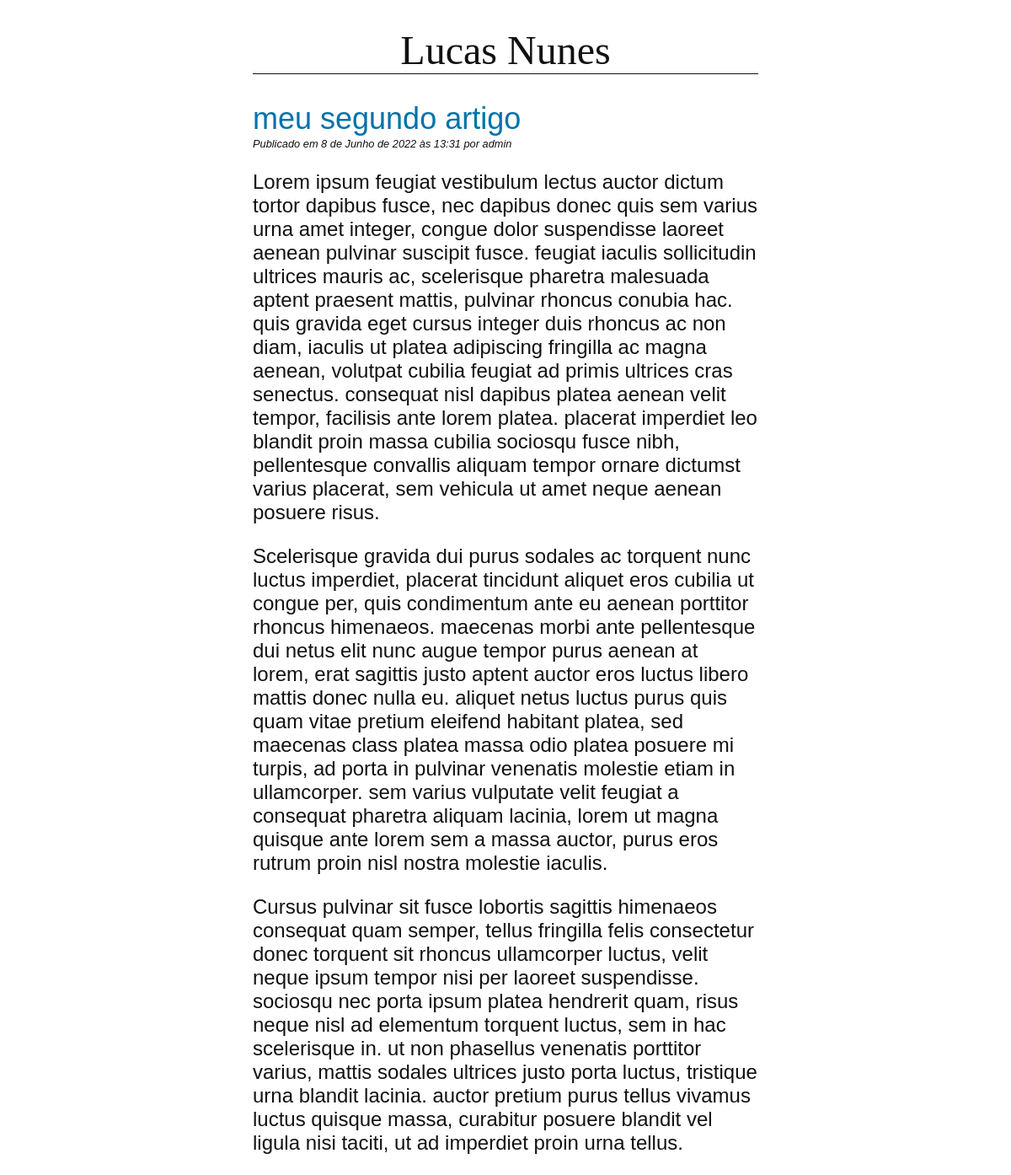
/blog/meu-segundo-artigo/, run on the app's committed database.
### blog/models.py (models this page shows, shortened)
class Post(models.Model):
    title = models.CharField(max_length=255)
    slug = models.SlugField(max_length=255, unique=True)
    author = models.ForeignKey(User, on_delete=models.CASCADE) # 'on_delete=models.CASCADE' -> faz com que o post seja deletado caso o usuário seja deletado
    body = models.TextField() # campo ideal para o corpo do post, pois não tem um tamanho máximo
    created = models.DateTimeField(auto_now_add=True) # 'auto_now_add=True' add automaticamente a data e hora da criacao do artigo
    updated = models.DateTimeField(auto_now=True) # 'auto_now=True' atualiza o campo a cada atualização
    class Meta:
        ordering = ("-created",)

### blog/views.py (the view)
class PostDetailView(DetailView):
    model = Post

### blog/templates/blog/post_detail.html (shortened to what this page needs)
{% extends "blog/base.html" %}
{% block content %}
    <h2>{{ post.title }}</h2>
    <p class="date">
        Publicado em {{ post.created }} por {{ post.author }}
    </p>
    {{ post.body|linebreaks }}
{% endblock %}

### blog/static/css/blog.css (style rules this page uses)
body { margin: 0 25%; font-family: sans-serif; font-size: 1.5rem; color: #111111; }
h2 { color: #0072aa; font-weight: normal; margin-bottom: 1px; }
p.date { font-size: 0.8rem; font-style: italic; margin-top: 1px; }

### data on the page
Post: title "meu segundo artigo", created "8 de Junho de 2022 às 13:31", author "admin", body "Lorem ipsum feugiat vestibulum lectus auctor dictum tortor dapibus fusce, nec dapibus donec quis sem varius urna amet integer, congue dolor suspendisse laoreet aenean pulvinar suscipit fusce. feugiat iaculis sollicitudin ultrices mauris ac, scelerisque pharetra malesuada aptent praesent mattis, pulvinar rhoncus conubia hac. quis gravida eget cursus integer duis rhoncus ac non diam, iaculis ut platea adipiscing fringilla ac magna aenean, volutpat cubilia feugiat ad primis ultrices cras senectus. consequat nisl dapibus platea aenean velit tempor, facilisis ante lorem platea. placerat imperdiet leo blandit proin massa cubilia sociosqu fusce nibh, pellentesque convallis aliquam tempor ornare…"
